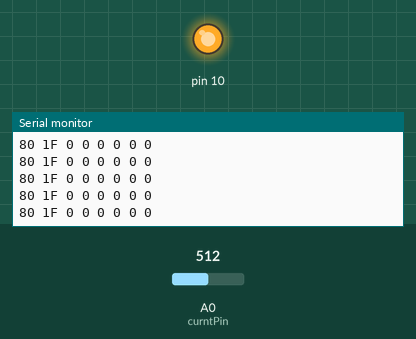
The sketch below on a simulated Arduino Uno, built with avr-gcc and run on an emulated ATmega328P. On the bench: output pins drawn as LEDs (lit = HIGH), the last lines printed to the serial monitor. The test bench sets the inputs (shaded band); at power-on: A0 (curntPin) = 512.

Above: at 1.2 s.
1.3 s: A0 (curntPin) set to 716
At 2.2 s:
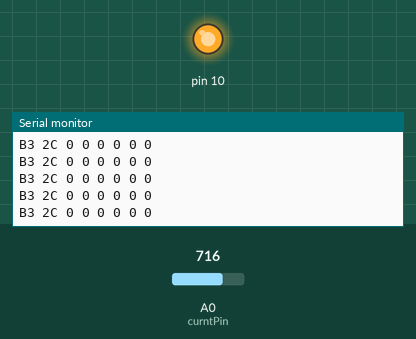
3.2 s: A0 (curntPin) set to 900
At 3.8 s:
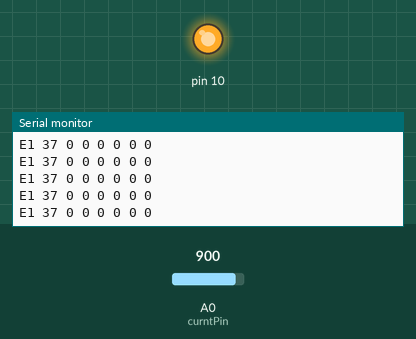

The sketch:

curnt_CANwrite.ino
```cpp
// Libraries
#include <SPI.h>
#include <mcp2515.h>

struct can_frame canMsg1;
MCP2515 mcp2515(10);

//-----------------------------------------------------------------------//
// Current CAN Message ID = 0xCD
//-----------------------------------------------------------------------//

// Variables
int curntPin = A0;    // select the input pin for the potentiometer
int raw_curntValue = 0;  // variable to store the value coming from the sensor
int16_t curntValue =0;

uint8_t Byte3=0;
uint8_t Byte4=0;

//-----------------------------------------------------------------------//

void setup() {

  while (!Serial);
  Serial.begin(115200);
  SPI.begin();

  mcp2515.reset();
  mcp2515.setBitrate(CAN_125KBPS);
  mcp2515.setNormalMode();

  Serial.println("Example: Write to CAN");
}

void loop() {

  // Current Sensor
  raw_curntValue = analogRead(curntPin);
  curntValue = map(raw_curntValue, 0, 1023, 0, 65535);

  // Byte Writing
  Byte3 = curntValue >> 8;
  Byte4 = curntValue & 0xff;

  // Building up the CAN message
  canMsg1.can_id  = 0xCD;
  canMsg1.can_dlc = 8;
  canMsg1.data[0] = Byte3;
  canMsg1.data[1] = Byte4;
  canMsg1.data[2] = 0x00;
  canMsg1.data[3] = 0x00;
  canMsg1.data[4] = 0x00;
  canMsg1.data[5] = 0x00;
  canMsg1.data[6] = 0x00;
  canMsg1.data[7] = 0x00;
  mcp2515.sendMessage(&canMsg1);

  for (int i = 0; i<canMsg1.can_dlc; i++)  {  // print the data

    Serial.print(canMsg1.data[i],HEX);
    Serial.print(" ");

  }
   Serial.println();

  delay(10);
}
```

Measured:
- after the input at 1.3 s, the serial monitor: prints a new line at once (image 1)
- after the input at 3.2 s, the serial monitor: prints a new line at once (image 2)
